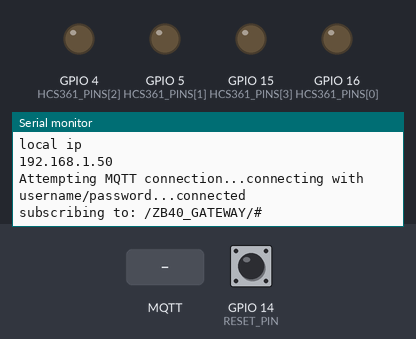
Bench run of a sketch on a simulated ESP8266 (NodeMCU). Shown: output pins drawn as LEDs (lit = HIGH), the last lines printed to the serial monitor. The inputs (shaded band) are chosen by the test bench; at power-on: GPIO 14 (RESET_PIN) HIGH. WiFi joins after 1.5 s; servers stay silent unless stated; storage starts empty; no MQTT or app messages arrive unless stated.

Above: at 2.7 s.
2.8 s: MQTT message "/" arrives on the first subscribed topic
At 3.2 s:
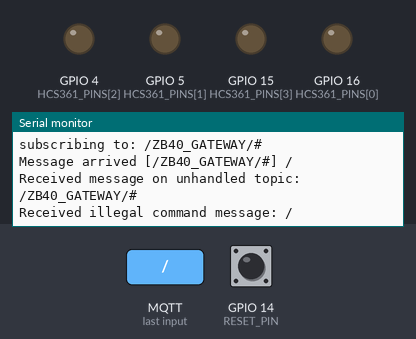
4.3 s: MQTT message "all" arrives on the first subscribed topic
At 5.5 s:
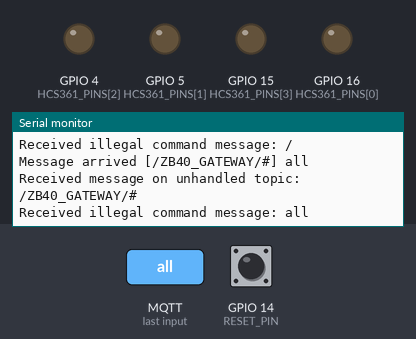
5.8 s: MQTT message "1" arrives on the first subscribed topic
At 6.6 s:
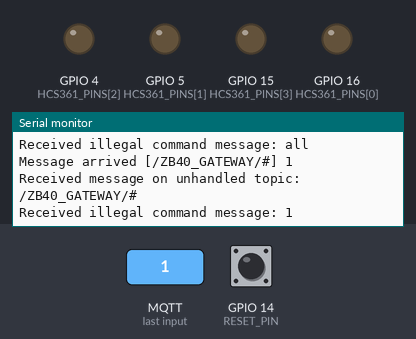

The sketch:

esp8266_zb40_mqtt_gateway.ino
```cpp
#include <FS.h>                   //this needs to be first, or it all crashes and burns...

#include <ESP8266WiFi.h>          //https://github.com/esp8266/Arduino

//needed for library
#include <DNSServer.h>
#include <ESP8266WebServer.h>
#include <WiFiManager.h>          //https://github.com/tzapu/WiFiManager

#include <ArduinoJson.h>          //https://github.com/bblanchon/ArduinoJson

#include <PubSubClient.h>

//define your default values here, if there are different values in config.json, they are overwritten.
char mqtt_server[40];
char mqtt_port[6] = "1883";
char mqtt_user[20] = "";
char mqtt_password[20] = "";
char mqtt_topic[50] = "/ZB40_GATEWAY";


const char* device_name = "ZB40_GATEWAY";

const char* config_ssid = "ZB40_Gateway";
const char* config_password = "roottoor";

//flag for saving data
bool shouldSaveConfig = false;

const int RESET_PIN = 14; //D5 on nodeMCU

//ZB40 config
// pinmapping HCS361 keeloq chip<->ESP node mcu (0,1,2,3)
const int HCS361_PINS[] = {16,5,4,15};
const int CMD_UP = 1;
const int CMD_DOWN = 2;
const int CMD_STOP = 3;
const int SHUTTER_ALL = 0;
const int SHUTTER_1 = 1;
const int SHUTTER_2 = 2;
const int SHUTTER_3 = 3;

//callback notifying us of the need to save config
void saveConfigCallback () {
  Serial.println("Should save config");
  shouldSaveConfig = true;
}

WiFiClient espClient;
PubSubClient client(espClient);

void setup() {
  // put your setup code here, to run once:

  //WiFiManager
  //Local intialization. Once its business is done, there is no need to keep it around
  //needs to be in the beginning for accessing settings reset on reset pin
  WiFiManager wifiManager;


  Serial.begin(115200);
  Serial.println();
  //setup gpios
  Serial.println("GPIO setup...");
  for (int i = 0; i < 4; i++){
    int current_pin = HCS361_PINS[i];
    digitalWrite(current_pin, LOW);
    pinMode(current_pin, OUTPUT);
  }

  pinMode(RESET_PIN, INPUT_PULLUP);

  //if reset is triggered
  if(digitalRead(RESET_PIN) == LOW){
    Serial.println("RESET triggered...");
    //we format the memory
    SPIFFS.format();
    //and reset the ESP settings
    wifiManager.resetSettings();
  }

  //read configuration from FS json
  Serial.println("mounting FS...");

  if (SPIFFS.begin()) {
    Serial.println("mounted file system");
    if (SPIFFS.exists("/config.json")) {
      //file exists, reading and loading
      Serial.println("reading config file");
      File configFile = SPIFFS.open("/config.json", "r");
      if (configFile) {
        Serial.println("opened config file");
        size_t size = configFile.size();
        // Allocate a buffer to store contents of the file.
        std::unique_ptr<char[]> buf(new char[size]);

        configFile.readBytes(buf.get(), size);
        DynamicJsonBuffer jsonBuffer;
        JsonObject& json = jsonBuffer.parseObject(buf.get());
        json.printTo(Serial);
        if (json.success()) {
          Serial.println("\nparsed json");

          strcpy(mqtt_server, json["mqtt_server"]);
          strcpy(mqtt_port, json["mqtt_port"]);
          strcpy(mqtt_user, json["mqtt_user"]);
          strcpy(mqtt_password, json["mqtt_password"]);
          strcpy(mqtt_topic, json["mqtt_topic"]);

        } else {
          Serial.println("failed to load json config");
        }
      }
    }
  } else {
    Serial.println("failed to mount FS");
  }
  //end read

  // The extra parameters to be configured (can be either global or just in the setup)
  // After connecting, parameter.getValue() will get you the configured value
  // id/name placeholder/prompt default length
  WiFiManagerParameter custom_mqtt_server("server", "something.com", mqtt_server, 40);
  WiFiManagerParameter custom_mqtt_port("port", "1883", mqtt_port, 5);
  WiFiManagerParameter custom_mqtt_user("user", "user", mqtt_user, 20);
  WiFiManagerParameter custom_mqtt_password("password", "password", mqtt_password, 20);
  WiFiManagerParameter custom_mqtt_topic("topic", "/your/topic", mqtt_topic, 50);

  //set config save notify callback
  wifiManager.setSaveConfigCallback(saveConfigCallback);

  //set static ip
  //wifiManager.setSTAStaticIPConfig(IPAddress(10,0,1,99), IPAddress(10,0,1,1), IPAddress(255,255,255,0));

  //add all your parameters here
  wifiManager.addParameter(&custom_mqtt_server);
  wifiManager.addParameter(&custom_mqtt_port);
  wifiManager.addParameter(&custom_mqtt_user);
  wifiManager.addParameter(&custom_mqtt_password);
  wifiManager.addParameter(&custom_mqtt_topic);

  //fetches ssid and pass and tries to connect
  //if it does not connect it starts an access point with the specified name
  //here  "AutoConnectAP"
  //and goes into a blocking loop awaiting configuration
  if (!wifiManager.autoConnect(config_ssid,config_password)) {
    Serial.println("failed to connect and hit timeout");
    delay(3000);
    //reset and try again, or maybe put it to deep sleep
    ESP.reset();
    delay(5000);
  }
  //if you get here you have connected to the WiFi
  Serial.println("connected...yeey :)");

  //read updated parameters
  strcpy(mqtt_server, custom_mqtt_server.getValue());
  strcpy(mqtt_port, custom_mqtt_port.getValue());
  strcpy(mqtt_user, custom_mqtt_user.getValue());
  strcpy(mqtt_password, custom_mqtt_password.getValue());
  strcpy(mqtt_topic, custom_mqtt_topic.getValue());

  //save the custom parameters to FS
  if (shouldSaveConfig) {
    Serial.println("saving config");
    DynamicJsonBuffer jsonBuffer;
    JsonObject& json = jsonBuffer.createObject();
    json["mqtt_server"] = mqtt_server;
    json["mqtt_port"] = mqtt_port;
    json["mqtt_user"] = mqtt_user;
    json["mqtt_password"] = mqtt_password;
    json["mqtt_topic"] = mqtt_topic;

    File configFile = SPIFFS.open("/config.json", "w");
    if (!configFile) {
      Serial.println("failed to open config file for writing");
    }

    json.printTo(Serial);
    json.printTo(configFile);
    configFile.close();
    //end save
  }

  //make sure softap is off
  WiFi.softAPdisconnect(true);


  Serial.println("local ip");
  Serial.println(WiFi.localIP());

  //mqtt setup
  client.setServer(mqtt_server, atoi(mqtt_port));
  client.setCallback(mqtt_callback);

}

void mqtt_callback(char* topic, byte* payload, unsigned int length) {
  bool cmd_valid = true;
  String topic_string = String(topic);
  String message_string = "";

  Serial.print("Message arrived [");
  Serial.print(topic);
  Serial.print("] ");
  for (int i = 0; i < length; i++) {
    Serial.print((char)payload[i]);
    //fill up the message string
    message_string.concat((char)payload[i]);
  }
  Serial.println();

  //we need to find out which command to send

  //find the topic slashes, ignore initial slash
  int shutter_slash = topic_string.indexOf("/",1);
  //cut the shutter string
  String shutter_string = topic_string.substring(shutter_slash + 1,topic_string.length() - 1);
  Serial.println(shutter_string.c_str());
  // map shutter strings
  int shutter_index = 0;
  if (shutter_string.equalsIgnoreCase("all")){
    shutter_index = SHUTTER_ALL;
  }
  else if(shutter_string.equalsIgnoreCase("1") || shutter_string.equalsIgnoreCase("2") || shutter_string.equalsIgnoreCase("3")){
    //bit simpler than more else ifs as SUTTER_1 == 1 ...
    shutter_index = shutter_string.toInt();
  }
  else {
    Serial.print("Received message on unhandled topic: ");
    Serial.println(topic);
    cmd_valid = false;
  }
  //map commands
  int shutter_cmd = 0;
  if (message_string.equalsIgnoreCase("up")){
    shutter_cmd = CMD_UP;
  }
  else if(message_string.equalsIgnoreCase("down")){
    shutter_cmd = CMD_DOWN;
  }
  else if(message_string.equalsIgnoreCase("stop")){
    shutter_cmd = CMD_STOP;
  }
  else {
    Serial.print("Received illegal command message: ");
    Serial.println(message_string.c_str());
    cmd_valid = false;
  }

  if (cmd_valid){
    send_ZB40_command(shutter_index, shutter_cmd);
  }
}

bool mqtt_connect() {
  bool mqtt_connected = false;
  if (mqtt_password == ""){
    //we dont have a password/user set so we connect without
    Serial.print("connecting without password...");
    mqtt_connected = client.connect(device_name);
  }
  else{
    //we have a user and password set
    Serial.print("connecting with username/password...");
    mqtt_connected = client.connect(device_name, mqtt_user, mqtt_password);
  }

  return(mqtt_connected);
}

void mqtt_reconnect() {
  // Loop until we're reconnected
  while (!client.connected()) {
    Serial.print("Attempting MQTT connection...");
    // Attempt to connect
    if (mqtt_connect()) {
      Serial.println("connected");
      // Once connected, publish an announcement...
      client.publish(mqtt_topic, "ZB40_GATEWAY online");
      // ... and resubscribe
      char generated_topic[60];
      sprintf(generated_topic, "%s/#", mqtt_topic);
      Serial.print("subscribing to: ");
      Serial.println(generated_topic);
      client.subscribe(generated_topic);
    } else {
      Serial.print("failed, rc=");
      Serial.print(client.state());
      Serial.println(" try again in 5 seconds");
      // Wait 5 seconds before retrying
      delay(5000);
    }
  }
}

//ZB40 functions
void send_ZB40_command(int shutter, int command){
  int HCS361_bits[4];
  //shutter is encoded in the bit 3 and 2
  HCS361_bits[3] = shutter >> 1 & 0x01;
  HCS361_bits[2] = shutter & 0x01;
  //command is encoded in bit 1 and 0
  HCS361_bits[1] = command >> 1 & 0x01;
  HCS361_bits[0] = command & 0x01;

  Serial.print("Sending... [");
  //set the outputs accordingly
  for (int i = 0; i < 4; i++){
    digitalWrite(HCS361_PINS[i], HCS361_bits[i]);
    Serial.print(HCS361_bits[i]);
  }
  Serial.println("]");
  //wait 500ms
  delay(500);
  //and set them back to 0
  for (int i = 0; i < 4; i++){
    digitalWrite(HCS361_PINS[i], LOW);
  }
}

void loop() {
  if (!client.connected()) {
    mqtt_reconnect();
  }
  client.loop();

}
```

Measured:
- after the input at 2.8 s, the serial monitor: prints a new line at once (image 1)
- after the input at 4.3 s, the serial monitor: prints a new line at once (image 2)
- after the input at 5.8 s, the serial monitor: prints a new line at once (image 3)
